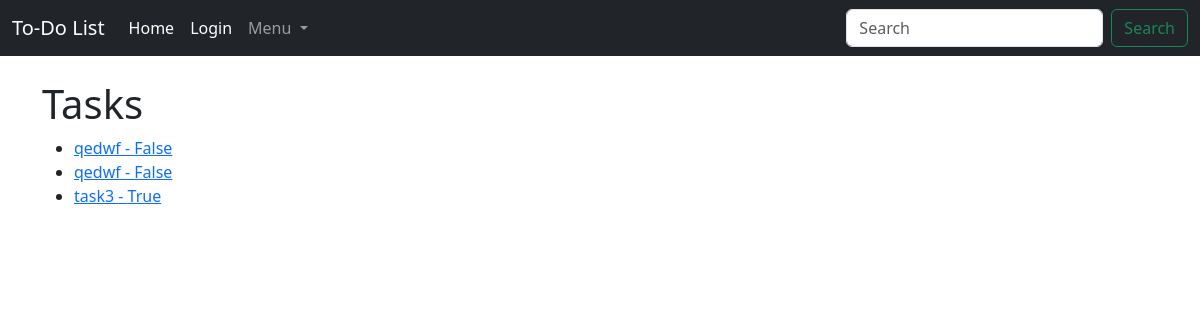
The app's page /, older data.
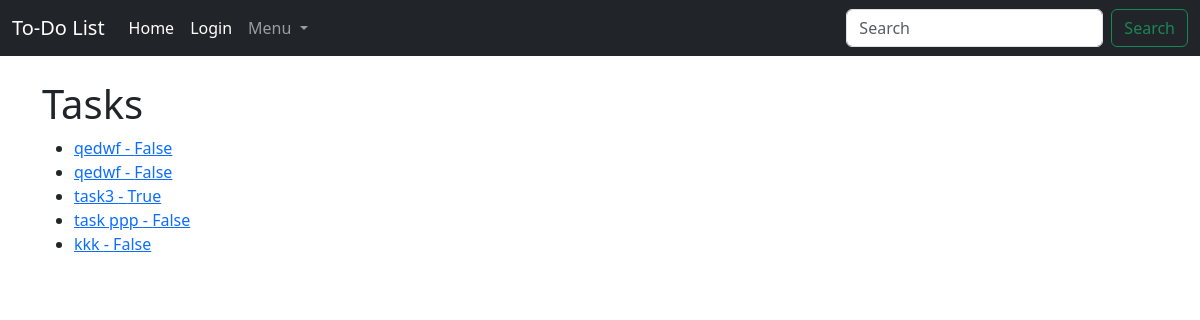
The same page, newer data.
### page/models.py (models this page shows, shortened)
class Tasks(models.Model):
    title = models.CharField(max_length=250)
    completed = models.BooleanField()
    created_at = models.DateTimeField(auto_now_add=True)
    title_tag = models.CharField(max_length=250)
    due_date = models.DateField()
    info = models.TextField()

### page/views.py (the view)
# urls.py: path("", HomeView.as_view(), name="home"),
class HomeView(ListView):
    model = Tasks
    template_name = "list_tasks.html"

### page/templates/list_tasks.html
{% extends 'base.html' %}
{% block content %}
<h1>Tasks</h1>
<ul>
{% for task in object_list %}
    <li>
        <a href="{% url 'each_task' task.pk %}">{{ task.title }} - {{ task.completed }}</a>
    </li>
{% endfor %}
</ul>
{% endblock %}

### page/templates/base.html (shortened to what this page needs)
<!doctype html>
<html lang="en">
  <head>
    <link href="https://cdn.jsdelivr.net/npm/bootstrap@5.3.0/dist/css/bootstrap.min.css" rel="stylesheet">
  </head>
  <body>
    <nav class="navbar navbar-expand-lg navbar-dark bg-dark">
  <div class="container-fluid">
    <a class="navbar-brand" href="{% url 'home' %}">To-Do List</a>
    <div class="collapse navbar-collapse" id="navbarSupportedContent">
      <ul class="navbar-nav me-auto mb-2 mb-lg-0">
        <li class="nav-item">
          <a class="nav-link active" aria-current="page" href="{% url 'home' %}">Home</a>
        </li>
        {% if user.is_authenticated %}
          <li class="nav-item">
              <a class="nav-link active" aria-current="page" href="{% url 'logout' %}">Logout</a>
          </li>
          <li class="nav-item">
              <a class="nav-link active" aria-current="page" href="{% url 'add_task' %}">Add Task</a>
          </li>
        {% else %}
          <li class="nav-item">
            <a class="nav-link active" aria-current="page" href="{% url 'login' %}">Login</a>
          </li>
        {% endif %}
        <li class="nav-item dropdown">
          <a class="nav-link dropdown-toggle" href="#" role="button" data-bs-toggle="dropdown" aria-expanded="false">
            Menu
          </a>
        </li>
      </ul>
      <form class="d-flex" role="search">
        <input class="form-control me-2" type="search" placeholder="Search" aria-label="Search">
        <button class="btn btn-outline-success" type="submit">Search</button>
      </form>
    </div>
  </div>
</nav>
<br/>
    <div class="container">
        {% block content %}
        {% endblock %}
    </div>
  </body>
</html>

Row changes from the older to the newer data that the page shows:
added Tasks: title "task ppp", completed "False"
added Tasks: title "kkk", completed "False"
